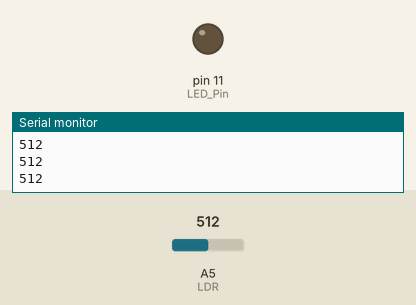
Recording of a sketch running on a simulated Arduino Uno, built with avr-gcc and run on an emulated ATmega328P. Parts: output pins drawn as LEDs (lit = HIGH), the last lines printed to the serial monitor. The test bench sets the inputs (shaded band); at power-on: A5 (LDR) = 512.

Above: at 1.3 s.
1.4 s: A5 (LDR) set to 311
2.9 s: A5 (LDR) set to 284
At 4.1 s:
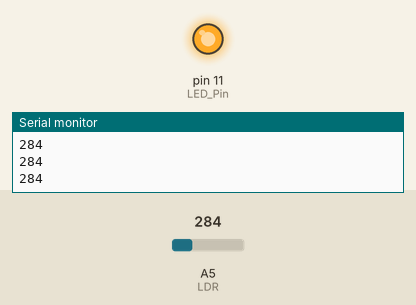
4.5 s: A5 (LDR) set to 306
At 5.2 s:
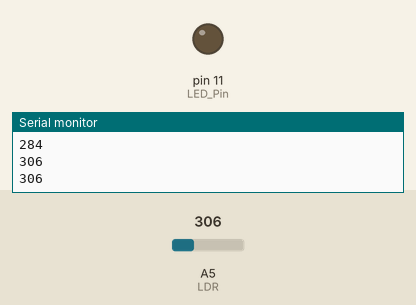
6.0 s: A5 (LDR) set to 290
At 6.4 s:
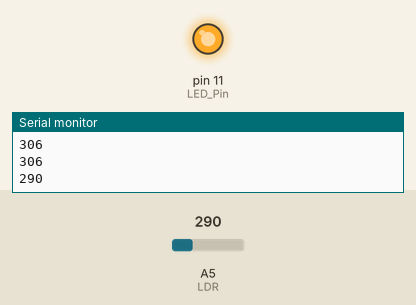
Timing chart, 0 to 8.5 s (numbered marks = the images above; inputs shaded):
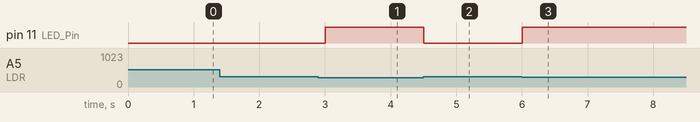

Measured:
- the behaviour switches between 300 and 299 on A5 (LDR) (found by bisection; images 0 and 1)
- after the input at 2.9 s, pin 11 (LED_Pin): LOW → HIGH after 0.10 s
- after the input at 4.5 s, pin 11 (LED_Pin): HIGH → LOW at once
- after the input at 6.0 s, pin 11 (LED_Pin): LOW → HIGH at once

The sketch:

ldr-led.ino
```cpp
int val;
int i = 1;
void setup() {
pinMode(11, OUTPUT);          // LED Pin
Serial.begin(115200);
for(i = 1; i <= 50; i++){
   val = analogRead(A5);      // Value of LDR
   Serial.println(val);
   if(val < 300){             // Threshold
      digitalWrite(11, HIGH);
   }
   else
   {
      digitalWrite(11, LOW);
   }
   delay(500);
}
}
void loop() {
}
```
